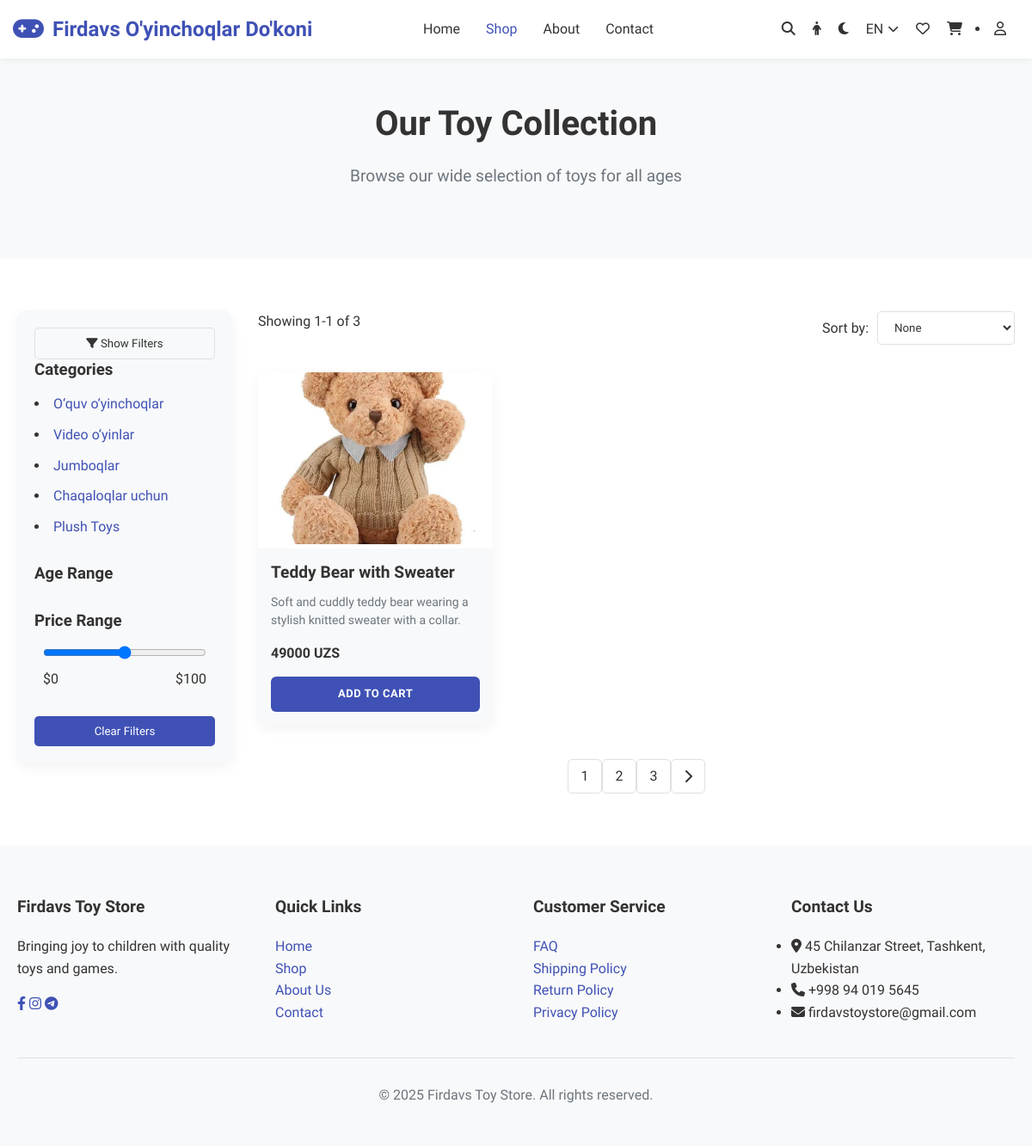
Before: /uz/products/shop/ with the older database file.
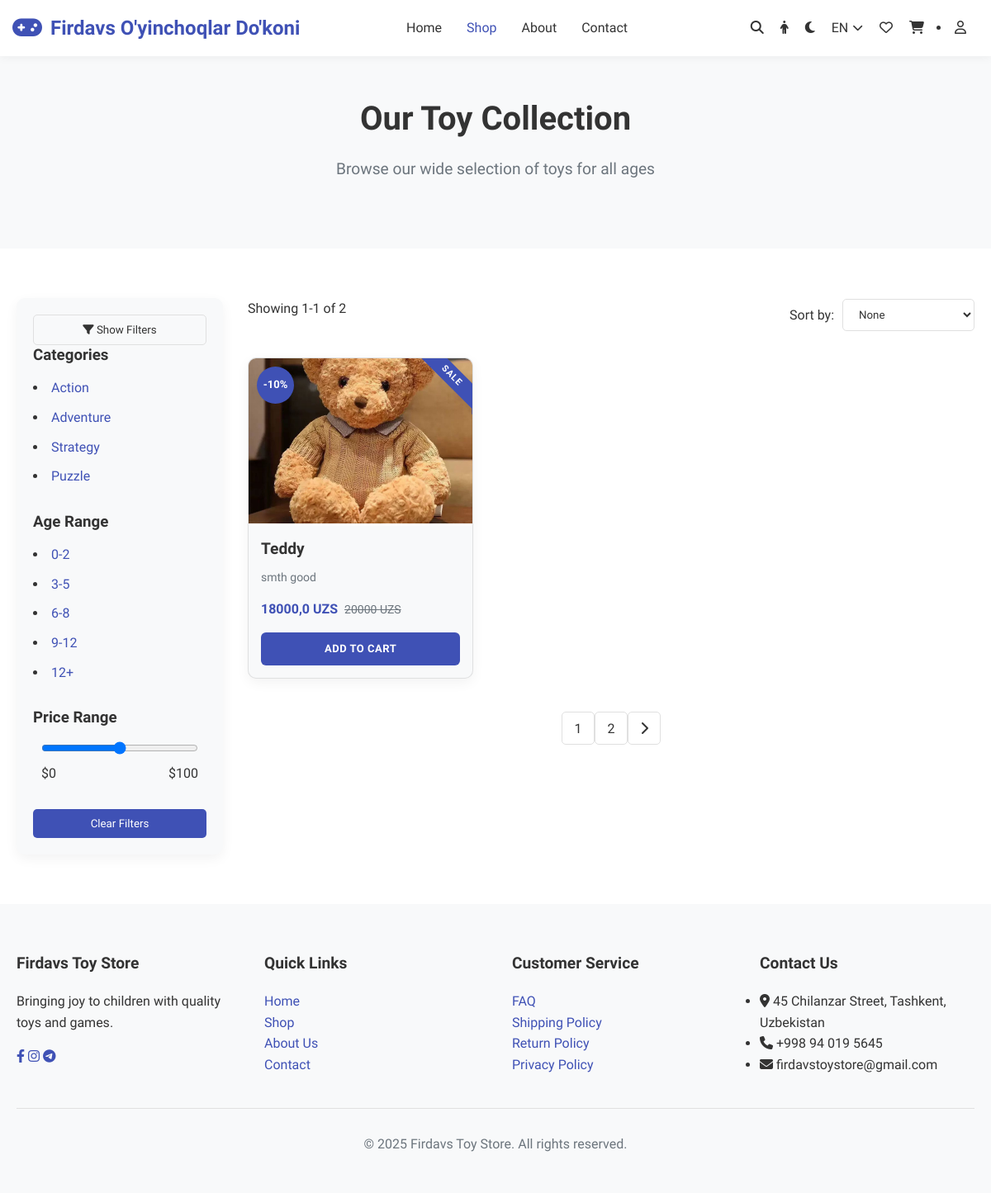
After: the same page with the newer database file.
### products/models.py (models this page shows, shortened)
class CategoryModel(models.Model):
    name = models.CharField(max_length=255, verbose_name=_("name"))
    class Meta:
        verbose_name = _("Category")
        verbose_name_plural = _("Categories")

class ProductModel(models.Model):
    name = models.CharField(max_length=255, verbose_name=_("name"))
    price = models.IntegerField(default=0, verbose_name=_("price"))
    discount = models.IntegerField(default=0, verbose_name=_("discount"))
    category = models.ForeignKey(CategoryModel, on_delete=models.CASCADE, related_name='products',
                                 verbose_name=_("category"))
    color = models.ManyToManyField(ColorModel, related_name='products', verbose_name=_("color"))
    short_description = models.TextField(verbose_name=_("short_description"))
    long_description = models.TextField(verbose_name=_("long_description"))
    image = models.ImageField(upload_to='products/', verbose_name=_("image"))
    is_available = models.BooleanField(default=True, verbose_name=_("is_available"))
    agerange = models.ManyToManyField(AgeModel, related_name='products', verbose_name=("age_range"))
    wishlist = models.ManyToManyField(
        User,
        related_name='wishlist',
        verbose_name=_("wishlist"),
        null=True,
        blank=True,
    )
    cart = models.ManyToManyField(
        User,
        related_name='cart',
        verbose_name=_("cart"),
         null=True,
        blank=True,
    )
    created_at = models.DateTimeField(auto_now_add=True, verbose_name=_("created_at"))
    class Meta:
        verbose_name = _('Product')
        verbose_name_plural = _('Products')
    def get_price(self):
        if self.discount:
            return self.price - (self.price * self.discount / 100)
        return self.price
    def is_discounted(self):
        return self.discount > 0

class AgeModel(models.Model):
    name = models.CharField(max_length=255, verbose_name=("name"))
    def __str__(self):
        return self.name
    class Meta:
        verbose_name = ("Age")
        verbose_name_plural = ("Ages")

### products/views.py (the view, shortened to what this page needs)
# urls.py: path('shop/', ProductListView.as_view(), name='shop'),
class ProductListView(ListView):
    model = ProductModel
    template_name = 'shop.html'
    context_object_name = 'products'
    paginate_by = 1
    def get_context_data(self, **kwargs):
        context = super().get_context_data(**kwargs)
        context['discounts'] = ProductModel.objects.order_by('-discount')[:3]
        context['banners'] = BannerModel.objects.filter(is_active=True)[:3]
        context['categories'] = CategoryModel.objects.all()
        context['selected_categories'] = self.request.GET.getlist('category')
        context['age_ranges'] = AgeModel.objects.all()
        context['selected_age_ranges'] = self.request.GET.getlist('age_ranges')
        return context
    def get_queryset(self):
        qs = ProductModel.objects.all()
        q = self.request.GET.get('q')
        if q:
            qs = qs.filter(name__icontains=q)
        cat = self.request.GET.get('cat')
        if cat:
            qs = qs.filter(category__id=cat)
        sort = self.request.GET.get('sort')
        age_ranges = self.request.GET.get('age_ranges')
        if age_ranges:
            qs = qs.filter(agerange__id=age_ranges)
        min_price = self.request.GET.get('min_price')
        max_price = self.request.GET.get('max_price')
        if min_price and max_price:
            qs = qs.filter(price__gte=min_price, price__lte=max_price)
        sort = self.request.GET.get('sort')
        if sort == 'price_low':
            qs = qs.order_by('price')
        elif sort == 'price_high':
            qs = qs.order_by('-price')
        elif sort == '-pk':
            qs = qs.order_by('-pk')
        return qs

### templates/shop.html (shortened to what this page needs)
{% extends 'layouts/base.html' %}
{% load static %}
{% load mytags %}
 {% block content %}
<section class="hero" style="padding: 50px 0">
  <div class="container">
    <h1 class="hero-title">Our Toy Collection</h1>
    <p class="hero-subtitle">Browse our wide selection of toys for all ages</p>
  </div>
</section>
<section class="section">
  <div class="container">
    <div class="shop-layout">
      <div class="shop-sidebar">
        <button
          class="btn btn-outline mobile-filter-toggle"
          onclick="toggleFilters()"
          style="width: 100%"
        >
          <i class="fas fa-filter"></i> Show Filters
        </button>
        <div class="filter-content" id="filterContent">
          <div class="filter-section" style="margin-bottom: 30px">
            <h3 style="margin-bottom: 15px">Categories</h3>
            {% for category in categories %}
            <li style="margin-bottom: 10px">
              <a {% if request.GET.cat == category.pk|stringformat:'i' %} class="a-active"{% endif %} onclick="addUrlParameter('cat', '{{category.pk}}')"> {{ category.name }}</a>
            </li>
            {% endfor %}
          </div>
          <div class="filter-section" style="margin-bottom: 30px">
            <h3 style="margin-bottom: 15px">Age Range</h3>
              {% for age_range in age_ranges %}
              <li style="margin-bottom: 10px">
                <a {% if request.GET.age_ranges == age_range.pk|stringformat:'i' %} class="a-active"{% endif %} onclick="addUrlParameter('age_ranges', '{{age_range.pk}}')">{{ age_range }}</a>
              </li>
              {% endfor %}
          </div>
          <div class="filter-section" style="margin-bottom: 30px">
            <h3 style="margin-bottom: 15px">Price Range</h3>
            <div style="padding: 0 10px">
              <input
                type="range"
                min="0"
                max="100"
                value="50"
                style="width: 100%; margin-bottom: 10px"
              />
              <div style="display: flex; justify-content: space-between">
                <span>$0</span>
                <span>$100</span>
              </div>
            </div>
          </div>
          <a href="{% url 'products:shop' %}" >
          <button class="btn btn-primary" style="width: 100%">
            Clear Filters
          </button></a>
        </div>
      </div>
      <div class="shop-products">
        <div
          class="shop-header"
          style="
            display: flex;
            justify-content: space-between;
            align-items: center;
            margin-bottom: 30px;
          "
        >
          <div>
            <p>Showing {{ page_obj.start_index }}-{{ page_obj.end_index }} of {{ page_obj.paginator.count }}</p>
          </div>
          <div style="display: flex; align-items: center">
            <label style="margin-right: 10px">Sort by:</label>
            <select onchange="addUrlParameter('sort', this.value)" class="form-control" style="width: auto">
              <option value="">None</option>
            </select>
          </div>
        </div>
        <div class="product-grid">
          {% for product in products %}
          <div class="product-card {% if product.is_discounted %}on-sale{% endif %}">
            {% if product.is_discounted %}
            <div class="ribbon-wrapper">
              <div class="ribbon">SALE</div>
            </div>
            {% endif %}
            <div class="card-image-container">
              <img
                src="{{ product.image.url }}"
                alt="{{ product.name }}"
                class="card-img"
              />
              {% if product.is_discounted %}
              <div class="discount-circle">
                <span class="discount-percent">-{{ product.discount|floatformat:0 }}%</span>
              </div>
              {% endif %}
            </div>
            <div class="card-content">
              <h3 class="card-title">{{product.name}}</h3>
              <p class="card-description">{{product.short_description}}</p>
              <div class="price-section">
                {% if product.is_discounted %}
                  <div class="price-display">
                    <span class="current-price">{{ product.get_price }} UZS</span>
                    <span class="original-price">{{ product.price }} UZS</span>
                  </div>
                {% else %}
                  <div class="price-display">
                    <span class="regular-price">{{ product.get_price }} UZS</span>
                  </div>
                {% endif %}
              </div>
              <a
                href="{% url 'products:cart-create' pk=product.pk %}?next={{ request.path }}?{{ request.GET.urlencode }}"
                class="quick-add-btn"
              >
                Add to Cart
              </a>
            </div>
          </div>
          {% endfor %}
        </div>
        <div style="display: flex; justify-content: center; margin-top: 40px">
            {% for page in page_obj.paginator.page_range %}
            <a class="page-link {% if page == page_obj.number %}active{% endif %}"
               onclick="addUrlParameter('page', '{{page}}')"
               style="width: 40px; height: 40px; display: flex; align-items: center; justify-content: center; border-radius: 5px; border: 1px solid var(--border-color); text-decoration: none; color: var(--text-color);">
              {{ page }}
            </a>
            {% endfor %}
            {% if page_obj.has_next %}
            <a onclick="addUrlParameter('page', '{{ page_obj.next_page_number }}')"
               style="width: 40px; height: 40px; display: flex; align-items: center; justify-content: center; border-radius: 5px; border: 1px solid var(--border-color); text-decoration: none; color: var(--text-color);">
              <i class="fas fa-chevron-right"></i>
            </a>
            {% endif %}
        </div>
      </div>
    </div>
  </div>
</section>
{% endblock %}

### templates/layouts/base.html (shortened to what this page needs)
{% load static %}
<!DOCTYPE html>
<html lang="en">
  <head>
    <link
      rel="stylesheet"
      href="https://cdnjs.cloudflare.com/ajax/libs/font-awesome/6.5.1/css/all.min.css"
    />
    <link rel="stylesheet" href="{% static 'css/styles.css' %}" />
  </head>
  <body>
    {% include 'layouts/header.html' %}
    {% block content %}{% endblock %}
    {% include 'layouts/footer.html' %}
  </body>
</html>

### templates/layouts/header.html (shortened to what this page needs)
<!DOCTYPE html>
<html lang="en">
  <head>
    <link rel="stylesheet" href="styles.css" />
    <link
      rel="stylesheet"
      href="https://cdnjs.cloudflare.com/ajax/libs/font-awesome/6.4.0/css/all.min.css"
    />
  </head>
  <body>
    <nav class="navbar">
      <div class="container navbar-container">
        <div class="navbar-logo">
          <i class="fas fa-gamepad"></i>
          <span>Firdavs O'yinchoqlar Do'koni</span>
        </div>
        <ul class="navbar-menu">
          <li class="navbar-item">
            <a
              href="{% url 'products:home' %}"
              class="navbar-link {% if request.resolver_match.url_name == 'home' %}active{% endif %}"
            >
              Home</a
            >
          </li>
          <li class="navbar-item">
            <a
              href="{% url 'products:shop' %}"
              class="navbar-link {% if request.resolver_match.url_name == 'shop' %}active{% endif %}"
              >Shop</a
            >
          </li>
          <li class="navbar-item">
            <a
              href="{% url 'products:about' %}"
              class="navbar-link {% if request.resolver_match.url_name == 'about' %}active{% endif %}"
              >About</a
            >
          </li>
          <li class="navbar-item">
            <a
              href="{% url 'contact:contact' %}"
              class="navbar-link {% if request.resolver_match.url_name == 'contact' %}active{% endif %}"
              >Contact</a
            >
          </li>
        </ul>
        <div class="navbar-actions">
          <div class="navbar-action search-toggle">
            <i class="fas fa-search"></i>
          </div>
          <div
            class="navbar-action gender-toggle"
            id="genderToggle"
            title="Switch design theme"
          >
            <i class="fas fa-male"></i>
          </div>
          <div
            class="navbar-action theme-toggle"
            id="themeToggle"
            title="Switch light/dark mode"
          >
            <i class="fas fa-moon"></i>
          </div>
          <div class="language-selector">
            <div class="language-current" id="languageCurrent">
              <span>EN</span>
              <i
                class="fas fa-chevron-down"
                style="margin-left: 5px; font-size: 0.8rem"
              ></i>
            </div>
          </div>
          <a
            href="{% url 'products:wishlist' %}"
            class="navbar-action wishlist-icon"
          >
            <i class="far fa-heart"></i>
          </a>
          <a href="{% url 'products:cart' %}" class="navbar-action cart-icon">
            <i class="fas fa-shopping-cart"></i>
          </a>
          <li class="navbar-item">
            {% if request.user.is_authenticated %}
            <a href="{% url 'users:profile' %}" class="navbar-link">
              <i class="far fa-user"></i>
            </a>
            {% else %}
            <a href="{% url 'users:login' %}" class="navbar-link">
              <i class="far fa-user"></i>
            </a>
            {% endif %}
          </li>
        </div>
      </div>
    </nav>
  </body>
</html>

### templates/layouts/footer.html (shortened to what this page needs)
<!DOCTYPE html>
<html lang="en">
  <head>
    <link rel="stylesheet" href="styles.css" />
    <link
      rel="stylesheet"
      href="https://cdnjs.cloudflare.com/ajax/libs/font-awesome/6.4.0/css/all.min.css"
    />
  </head>
  <body>
    <footer class="footer">
      <div class="container">
        <div class="footer-content">
          <div class="footer-section">
            <h3 class="footer-title">Firdavs Toy Store</h3>
            <p>Bringing joy to children with quality toys and games.</p>
            <div class="social-links">
              <a href="" class="social-link"
                ><i class="fab fa-facebook-f"></i
              ></a>
              <a href="" class="social-link"
                ><i class="fab fa-instagram"></i
              ></a>
              <a href="" class="social-link"><i class="fab fa-telegram"></i></a>
            </div>
          </div>
          <div class="footer-section">
            <h3 class="footer-title">Quick Links</h3>
            <ul class="footer-links">
              <li><a href="{% url 'products:home' %}">Home</a></li>
              <li><a href="{% url 'products:shop' %}">Shop</a></li>
              <li><a href="{% url 'products:about' %}">About Us</a></li>
              <li><a href="{% url 'contact:contact' %}">Contact</a></li>
            </ul>
          </div>
          <div class="footer-section">
            <h3 class="footer-title">Customer Service</h3>
            <ul class="footer-links">
              <li><a href="{% url 'contact:contact' %}">FAQ</a></li>
              <li><a href="#">Shipping Policy</a></li>
              <li><a href="#">Return Policy</a></li>
              <li><a href="#">Privacy Policy</a></li>
            </ul>
          </div>
          <div class="footer-section">
            <h3 class="footer-title">Contact Us</h3>
            <ul class="contact-info">
              <li>
                <i class="fas fa-map-marker-alt"></i> 45 Chilanzar Street,
                Tashkent, Uzbekistan
              </li>
              <li><i class="fas fa-phone"></i> +998 94 019 5645</li>
              <li><i class="fas fa-envelope"></i> firdavstoystore@gmail.com</li>
            </ul>
          </div>
        </div>
        <div class="footer-bottom">
          <p>&copy; 2025 Firdavs Toy Store. All rights reserved.</p>
        </div>
      </div>
    </footer>
  </body>
</html>

Changed rows visible on the page:
removed CategoryModel: name "Video o‘yinlar"
removed CategoryModel: name "Jumboqlar"
removed CategoryModel: name "Chaqaloqlar uchun"
removed CategoryModel: name "Plush Toys"
removed ProductModel: image (picture), name "Teddy Bear with Sweater", short_description "Soft and cuddly teddy bear wearing a stylish knitted sweater with a collar.", get_price "49000"
changed CategoryModel: name "O‘quv o‘yinchoqlar" → "Action"
added CategoryModel: name "Adventure"
added CategoryModel: name "Strategy"
added CategoryModel: name "Puzzle"
added AgeModel: name "0-2"
added AgeModel: name "3-5"
added AgeModel: name "6-8"
added AgeModel: name "9-12"
added AgeModel: name "12+"
added ProductModel: shows "SALE", image (picture), discount "10", name "Teddy", short_description "smth good", get_price "18000,0", price "20000"
Other visible differences:
{{ page_obj.paginator.count }}: "3" → "2"
list line gone: "3"
